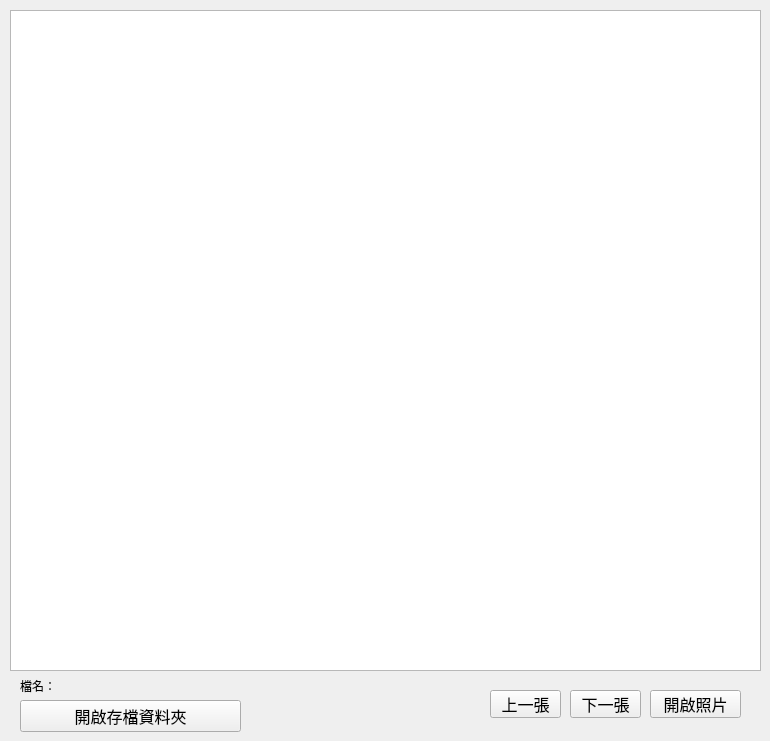
   <widget class="QWidget" name="tab_3">
    <attribute name="title">
     <string>現況圖</string>
    </attribute>
    <widget class="QGraphicsView" name="gvPhoto">
     <property name="geometry">
      <rect>
       <x>10</x>
       <y>10</y>
       <width>751</width>
       <height>661</height>
      </rect>
     </property>
     <property name="verticalScrollBarPolicy">
      <enum>Qt::ScrollBarAlwaysOff</enum>
     </property>
     <property name="horizontalScrollBarPolicy">
      <enum>Qt::ScrollBarAlwaysOff</enum>
     </property>
     <property name="interactive">
      <bool>false</bool>
     </property>
     <property name="alignment">
      <set>Qt::AlignJustify|Qt::AlignTop</set>
     </property>
     <property name="resizeAnchor">
      <enum>QGraphicsView::AnchorViewCenter</enum>
     </property>
    </widget>
    <widget class="QPushButton" name="btPrephoto">
     <property name="geometry">
      <rect>
       <x>490</x>
       <y>690</y>
       <width>71</width>
       <height>28</height>
      </rect>
     </property>
     <property name="font">
      <font>
       <family>Arial Unicode MS</family>
       <pointsize>12</pointsize>
      </font>
     </property>
     <property name="text">
      <string>上一張</string>
     </property>
    </widget>
    <widget class="QPushButton" name="btNextphoto">
     <property name="geometry">
      <rect>
       <x>570</x>
       <y>690</y>
       <width>71</width>
       <height>28</height>
      </rect>
     </property>
     <property name="font">
      <font>
       <family>Arial Unicode MS</family>
       <pointsize>12</pointsize>
      </font>
     </property>
     <property name="text">
      <string>下一張</string>
     </property>
    </widget>
    <widget class="QPushButton" name="btOpenphoto">
     <property name="geometry">
      <rect>
       <x>650</x>
       <y>690</y>
       <width>91</width>
       <height>28</height>
      </rect>
     </property>
     <property name="font">
      <font>
       <family>Arial Unicode MS</family>
       <pointsize>12</pointsize>
      </font>
     </property>
     <property name="text">
      <string>開啟照片</string>
     </property>
    </widget>
    <widget class="QLabel" name="lbl_photoname">
     <property name="geometry">
      <rect>
       <x>20</x>
       <y>670</y>
       <width>361</width>
       <height>31</height>
      </rect>
     </property>
     <property name="font">
      <font>
       <family>Arial Unicode MS</family>
      </font>
     </property>
     <property name="text">
      <string>檔名：</string>
     </property>
    </widget>
    <widget class="QPushButton" name="pushButton_open_folder">
     <property name="geometry">
      <rect>
       <x>20</x>
       <y>700</y>
       <width>221</width>
       <height>32</height>
      </rect>
     </property>
     <property name="font">
      <font>
       <pointsize>12</pointsize>
      </font>
     </property>
     <property name="text">
      <string>開啟存檔資料夾</string>
     </property>
    </widget>
   </widget>
